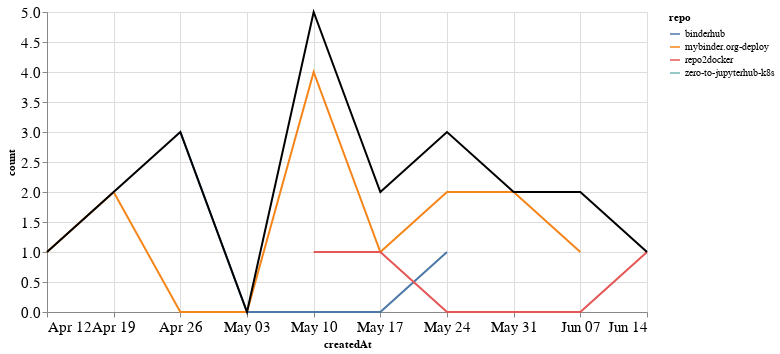

Notebook code for this chart:
### Markdown cell above
## PRs

### Code cell
prs_time = prs.groupby('repo').resample('W', on='createdAt').count()['author'].reset_index()
prs_time = prs_time.rename(columns={'author': 'count'})
prs_time_total = prs_time.groupby('createdAt').agg({"count": "sum"}).reset_index()

ch1 = alt.Chart(prs_time, width=600).mark_line().encode(
    x='createdAt',
    y='count',
    color='repo',
    tooltip="repo"
)

ch2 = alt.Chart(prs_time_total, width=600).mark_line(color="black").encode(
    x='createdAt',
    y='count',
)

ch1 + ch2

### Figure 1 — Vega-Lite specification as saved in the notebook (floating-point values rounded to 4 significant figures)
{"config": {"axisLeft": {"labelFontSize": 15}, "axisBottom": {"labelFontSize": 15}}, "layer": [{"data": {"name": "data-97e0692ca48ca8a29534e65cd43b4841"}, "mark": "line", "encoding": {"color": {"type": "nominal", "field": "repo"}, "tooltip": {"type": "nominal", "field": "repo"}, "x": {"type": "temporal", "field": "createdAt"}, "y": {"type": "quantitative", "field": "count"}}, "width": 600}, {"data": {"name": "data-7fbee04a389b4e3b963ae7e191e2885a"}, "mark": {"type": "line", "color": "black"}, "encoding": {"x": {"type": "temporal", "field": "createdAt"}, "y": {"type": "quantitative", "field": "count"}}, "width": 600}], "$schema": "https://vega.github.io/schema/vega-lite/v4.8.1.json", "datasets": {"data-97e0692ca48ca8a29534e65cd43b4841": [{"repo": "binderhub", "createdAt": "2020-04-26T00:00:00", "count": 3}, {"repo": "binderhub", "createdAt": "2020-05-03T00:00:00", "count": 0}, {"repo": "binderhub", "createdAt": "2020-05-10T00:00:00", "count": 0}, {"repo": "binderhub", "createdAt": "2020-05-17T00:00:00", "count": 0}, {"repo": "binderhub", "createdAt": "2020-05-24T00:00:00", "count": 1}, {"repo": "mybinder.org-deploy", "createdAt": "2020-04-12T00:00:00", "count": 1}, {"repo": "mybinder.org-deploy", "createdAt": "2020-04-19T00:00:00", "count": 2}, {"repo": "mybinder.org-deploy", "createdAt": "2020-04-26T00:00:00", "count": 0}, {"repo": "mybinder.org-deploy", "createdAt": "2020-05-03T00:00:00", "count": 0}, {"repo": "mybinder.org-deploy", "createdAt": "2020-05-10T00:00:00", "count": 4}, {"repo": "mybinder.org-deploy", "createdAt": "2020-05-17T00:00:00", "count": 1}, {"repo": "mybinder.org-deploy", "createdAt": "2020-05-24T00:00:00", "count": 2}, {"repo": "mybinder.org-deploy", "createdAt": "2020-05-31T00:00:00", "count": 2}, {"repo": "mybinder.org-deploy", "createdAt": "2020-06-07T00:00:00", "count": 1}, {"repo": "repo2docker", "createdAt": "2020-05-10T00:00:00", "count": 1}, {"repo": "repo2docker", "createdAt": "2020-05-17T00:00:00", "count": 1}, {"repo": "repo2docker", "createdAt": "2020-05-24T00:00:00", "count": 0}, {"repo": "repo2docker", "createdAt": "2020-05-31T00:00:00", "count": 0}, {"repo": "repo2docker", "createdAt": "2020-06-07T00:00:00", "count": 0}, {"repo": "repo2docker", "createdAt": "2020-06-14T00:00:00", "count": 1}, {"repo": "zero-to-jupyterhub-k8s", "createdAt": "2020-06-07T00:00:00", "count": 1}], "data-7fbee04a389b4e3b963ae7e191e2885a": [{"createdAt": "2020-04-12T00:00:00", "count": 1}, {"createdAt": "2020-04-19T00:00:00", "count": 2}, {"createdAt": "2020-04-26T00:00:00", "count": 3}, {"createdAt": "2020-05-03T00:00:00", "count": 0}, {"createdAt": "2020-05-10T00:00:00", "count": 5}, {"createdAt": "2020-05-17T00:00:00", "count": 2}, {"createdAt": "2020-05-24T00:00:00", "count": 3}, {"createdAt": "2020-05-31T00:00:00", "count": 2}, {"createdAt": "2020-06-07T00:00:00", "count": 2}, {"createdAt": "2020-06-14T00:00:00", "count": 1}]}}
